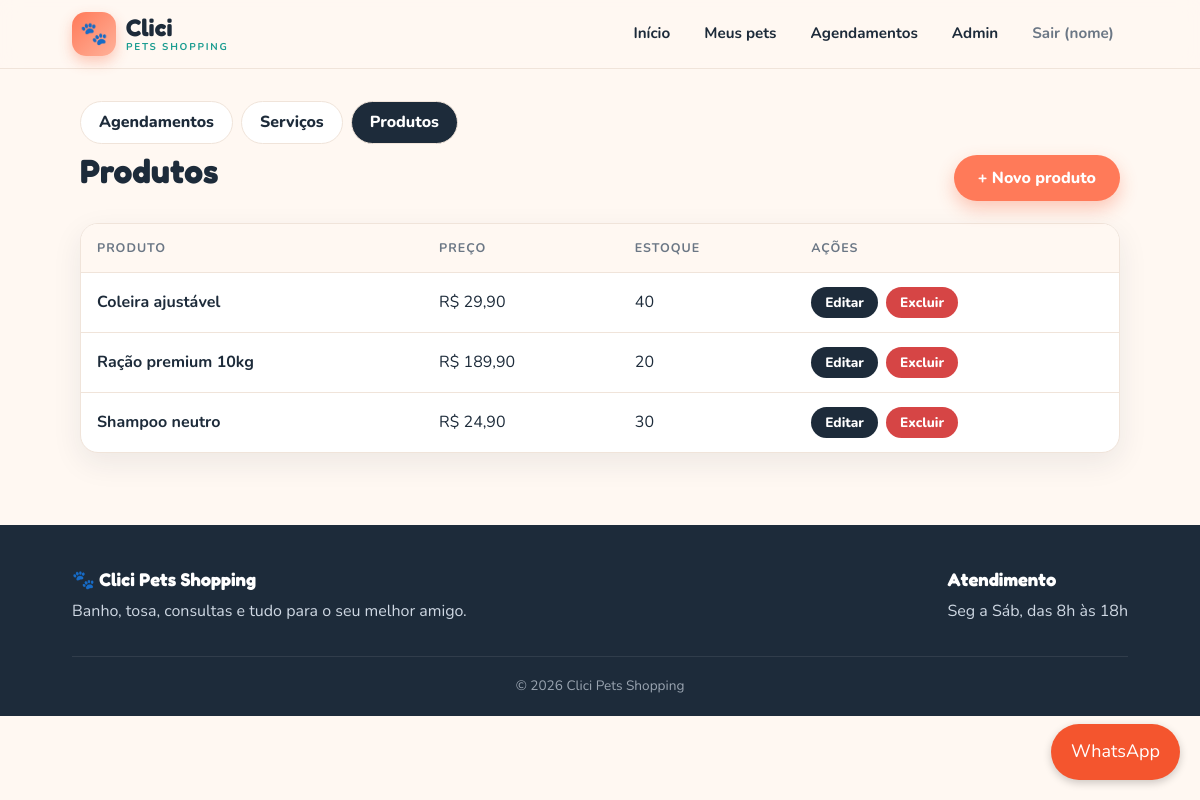
/admin/produtos.php (signed in), run on the app's committed database.
### tables this page shows
CREATE TABLE IF NOT EXISTS produtos (
    id        INT AUTO_INCREMENT PRIMARY KEY,
    nome      VARCHAR(100)  NOT NULL,
    descricao VARCHAR(255)  NULL,
    preco     DECIMAL(10,2) NOT NULL,
    estoque   INT           NOT NULL DEFAULT 0
);

### includes/funcoes.php (called while the page is built, shortened)
<?php
function e($valor): string
{
    return htmlspecialchars((string) $valor, ENT_QUOTES, 'UTF-8');
}
function preco_br($valor): string
{
    return 'R$ ' . number_format((float) $valor, 2, ',', '.');
}

### admin/produtos.php (the view, shortened to what this page needs)
<?php
require __DIR__ . '/../includes/funcoes.php';
require __DIR__ . '/../config/conexao.php';
$produtos = $pdo->query(
    'SELECT id, nome, descricao, preco, estoque FROM produtos ORDER BY nome'
)->fetchAll();
require __DIR__. '/../includes/cabecalho.php';
?>
<main>
    <div class="subnav">
        <a href="/admin/index.php">Agendamentos</a>
        <a href="/admin/servicos.php">Serviços</a>
        <a class="ativo" href="/admin/produtos.php">Produtos</a>
    </div>
    <div class="secao-titulo">
        <h2>Produtos</h2>
        <a class="btn" href="/admin/produto_form.php">+ Novo produto</a>
    </div>
    <?php if (!$produtos): ?>
        <div class="vazio">Nenhum produto cadastrado.</div>
    <?php else: ?>
        <div class="table-wrap">
            <table>
                <thead>
                    <tr><th>Produto</th><th>Preço</th><th>Estoque</th><th>Ações</th></tr>
                </thead>
                <tbody>
                <?php foreach ($produtos as $p): ?>
                    <tr>
                        <td><strong><?= e($p['nome']) ?></strong></td>
                        <td><?= e(preco_br($p['preco'])) ?></td>
                        <td><?= (int) $p['estoque'] ?></td>
                        <td>
                            <a class="btn mini sec" href="/admin/produto_form.php?id=<?= (int) $p['id'] ?>">Editar</a>
                            <form class="inline" action="/admin/produto_excluir.php" method="post"
                                  onsubmit="return confirm('Excluir este produto?');">
                                <button class="btn mini perigo" type="submit">Excluir</button>
                            </form>
                        </td>
                    </tr>
                <?php endforeach; ?>
                </tbody>
            </table>
        </div>
    <?php endif; ?>
</main>
<?php require __DIR__ . '/../includes/rodape.php'; ?>

### asset/css/style.css (style rules this page uses)
:root { --coral: #ff7a59; --coral-escuro: #f4552e; --menta: #2ec4b6; --menta-escuro: #1a9c90; --noite: #1d2b3a; --creme: #fff8f2; --branco: #ffffff; --cinza: #6b7785; --borda: #f0e4da; --sombra: 0 10px 30px rgba(29, 43, 58, .08); --sombra-forte: 0 18px 40px rgba(244, 85, 46, .18); --raio: 18px; }
* { box-sizing: border-box; }
html { scroll-behavior: smooth; }
body { margin: 0; font-family: 'Nunito', Arial, Helvetica, sans-serif; color: var(--noite); background: var(--creme); line-height: 1.55; }
h1, h2, h3 { font-family: 'Fredoka', 'Nunito', Arial, sans-serif; line-height: 1.15; margin: 0 0 .5em; }
h2 { font-size: clamp(1.5rem, 3.5vw, 2.1rem); }
a { color: var(--coral-escuro); }
main { max-width: 1080px; margin: 32px auto; padding: 0 20px; }
.secao-titulo { display: flex; align-items: baseline; justify-content: space-between; gap: 12px; flex-wrap: wrap; }
.btn { display: inline-flex; align-items: center; justify-content: center; gap: 8px; background: var(--coral); color: #fff; border: 0; border-radius: 999px; padding: 12px 24px; font: 800 1rem 'Nunito', sans-serif; text-decoration: none; cursor: pointer; box-shadow: 0 8px 18px rgba(244, 85, 46, .3); transition: transform .15s, box-shadow .15s, background .2s; }
.btn.sec { background: var(--noite); box-shadow: 0 8px 18px rgba(29, 43, 58, .2); }
.btn.perigo { background: #d64545; box-shadow: 0 8px 18px rgba(214, 69, 69, .25); }
.btn.mini { padding: 6px 14px; font-size: .85rem; box-shadow: none; }
form.inline { display: inline; }
.table-wrap { overflow-x: auto; background: var(--branco); border: 1px solid var(--borda); border-radius: var(--raio); box-shadow: var(--sombra); margin-top: 16px; }
table { width: 100%; border-collapse: collapse; min-width: 560px; }
th, td { padding: 14px 16px; text-align: left; border-bottom: 1px solid var(--borda); }
th { font-size: .78rem; letter-spacing: .08em; text-transform: uppercase; color: var(--cinza); background: var(--creme); }
tr:last-child td { border-bottom: 0; }
td .btn + .btn, td form + .btn, td .btn + form { margin-left: 4px; }
.subnav { display: flex; gap: 8px; flex-wrap: wrap; margin-bottom: 8px; }
.subnav a { text-decoration: none; font-weight: 800; padding: 8px 18px; border-radius: 999px; background: var(--branco); border: 1px solid var(--borda); color: var(--noite); }
.subnav a.ativo, .subnav a:hover { background: var(--noite); color: #fff; }

### data on the page
produtos: nome "Coleira ajustável", preco "R$ 29,90", estoque "40"
produtos: nome "Ração premium 10kg", preco "R$ 189,90", estoque "20"
produtos: nome "Shampoo neutro", preco "R$ 24,90", estoque "30"

### other printed values
explode(' ', $u['nome'])[0] "nome"
